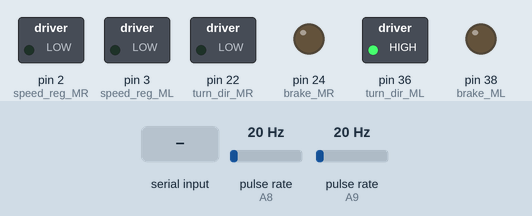
Recording of a sketch running on a simulated Arduino Mega 2560, built with avr-gcc and run on an emulated ATmega2560. Shown: switched loads named in the sketch (green lamp = pin HIGH), output pins drawn as LEDs (lit = HIGH). Wiring (inferred from the names in the program): 2 × pulse sensor: data A8 / data A9. The inputs (shaded band) are chosen by the test bench; at power-on: pulse rate (sensors on A8, A9) 20 Hz. What the sketch prints to the serial monitor is not drawn.

Above: at 1.2 s.
1.3 s: "s 1\n" received over Serial
At 2.5 s:
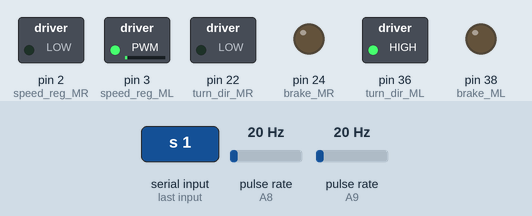
2.8 s: "s\n" received over Serial
At 4.0 s:
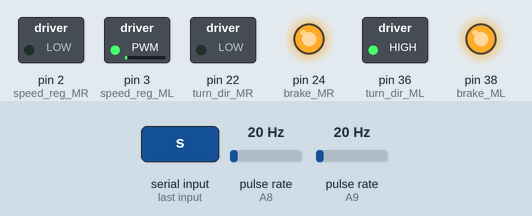
4.3 s: "s 150\n" received over Serial
At 5.1 s:
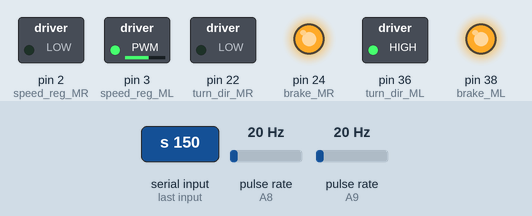
5.8 s: "p\n" received over Serial
At 6.7 s:
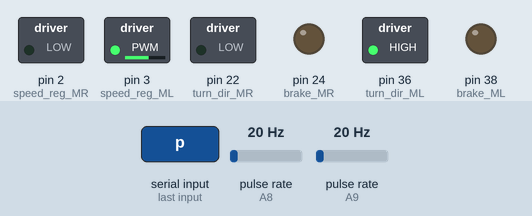
7.3 s: "90 45\n" received over Serial
At 8.5 s:
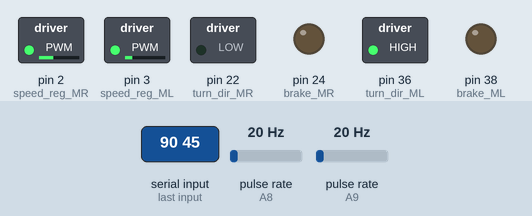
8.8 s: "30 150\n" received over Serial
At 9.8 s:
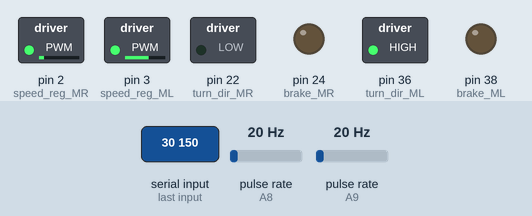
Timing chart, 0 to 11.3 s (numbered marks = the images above; inputs shaded):
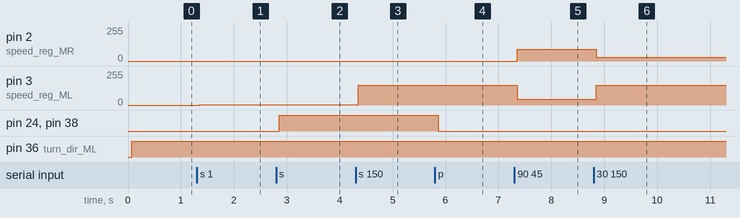

The sketch:

Control_Motors_RV.ino
```cpp
/*
This code was created to prove the function of the motors
*/

#include <PinChangeInterrupt.h> //Library to use PCINT


// DEFINITION OF VARIABLES AND PINS
  //PINS
  //Right motor pins
  #define speed_reg_MR 2    //speed regulation pin (PWM:0-5V) of right motor
  #define turn_dir_MR 22     //direction of rotation pin of right motor
  #define speed_out_MR A9   //speed feeback pin from hall sensors of right motor
  #define brake_MR 24       //brake pin of right motor

  //Left motor pins
  #define speed_reg_ML 3    //speed regulation pin (PWM:0-5V) of left motor
  #define turn_dir_ML 36     //direction of rotation pin of left motor
  #define speed_out_ML A8   //speed feeback pin from hall sensors of right motor
  #define brake_ML 38        //brake pin of right motor


  //VARIABLES FOR READING SERIAL CONSOLE
  String input;

  //VARIABLES FOR CONTROLING MOTORS
  int cmd_w_MR; // angular velocity MR
  int cmd_w_ML; // angurlar velocity ML
  int raw_vel_MR;
  int raw_vel_ML;
  int stop_br;

  //VARIABLES FOR READING VELOCITY
    //For counting pulses
    volatile long pulseCount_MR = 0;
    volatile long pulseCount_ML = 0;


    //Constants for calculing
    const float pi = 3.14159265359;
    const float pulsesPerRevolution_WR = 90; // Number of pulses for each revolution of right wheel 44.7
    const float pulsesPerRevolution_WL = 90; // Number of pulses for each revolution of left wheel

    //angular velocities
    float angularSpeed_WL = 0.0;
    float angularSpeed_WR = 0.0;

    unsigned long lastTime = 0;


////////////////////////////////////////////////////////////////////////////////////////////////////////////////////////////////////////////////////////////////

//FUNCTION FOR CONTROLING RIGHT MOTOR
void control_MR (){

  //Control the breake
  digitalWrite(brake_MR, stop_br);

  //Conditional in order to define the direction of rotation depending the delivered velocity on the serial port
  if (cmd_w_MR >= 0) {
    digitalWrite(turn_dir_MR, LOW);  //Moving wheels foward
  } else{
    digitalWrite(turn_dir_MR, HIGH);   //Moving wheels backward
  }

  analogWrite(speed_reg_MR, abs(cmd_w_MR)); //controling the speed (using PWM 0-255) with the absolute value of the delivered velocity
}
/////////////////////////////////////////////////////////////////////////////////////////////////////////////////////////////////////////////////////////////////

//FUNCTION FOR CONTROLING LEFT MOTOR
void control_ML (){

  //Control the breake
  digitalWrite(brake_ML, stop_br);

  //Conditional in order to define the direction of rotation depending the delivered velocity on the serial port
  if (cmd_w_ML >= 0) {
    digitalWrite(turn_dir_ML, HIGH);  //Moving wheels foward
  } else{
    digitalWrite(turn_dir_ML, LOW);   //Moving wheels backward
  }

  analogWrite(speed_reg_ML, abs(cmd_w_ML)); //controling the speed (using PWM 0-255) with the absolute value of the delivered velocity
}
//////////////////////////////////////////////////////////////////////////////////////////////////////////////////////////////////////////////////////////////////////

//INTERRUPTION FUNCTION FOR COUNTING PULSES
void countPulse_MR(){

  if(cmd_w_MR>=0){
    pulseCount_MR=pulseCount_MR+1;
  }else {
    pulseCount_MR=pulseCount_MR-1;
  }

}

void countPulse_ML(){

  if (cmd_w_ML>=0){
    pulseCount_ML=pulseCount_ML+1;
  }else{
    pulseCount_ML=pulseCount_ML-1;
  }

}
//////////////////////////////////////////////////////////////////////////////////////////////////////////////////////////////////////////////////////////////////////

//FUNCION PARA CALCULAR VELOCIDADES
void calc_vel(){

  unsigned long currentTime = millis();

  // Si ha pasado un segundo, calcular las velocidades angulares
  if (currentTime - lastTime >=125) {

    // Deshabilitar interrupciones temporalmente para leer los contadores de pulsos de manera segura
    noInterrupts();
    long countMR = pulseCount_MR;
    long countML = pulseCount_ML;

    // Reiniciar los contadores de pulsos
    pulseCount_MR = 0;
    pulseCount_ML = 0;
    // Habilitar interrupciones nuevamente
    interrupts();

    // Calcular la velocidad angular del motor right en rad/s
    //float revolutionsMR = 1*((float)countMR / pulsesPerRevolution_WR);
    //angularSpeed_WR = revolutionsMR * 2 * pi; // rad/s

    float rpm_I=(float)countML*(480.0/pulsesPerRevolution_WL);// rpm
		float rpm_D=(float)countMR*(480.0/pulsesPerRevolution_WR);// rpm

		float radS_I= rpm_I*pi/30;
		float radS_D= rpm_D*pi/30;

    // Calcular la velocidad angular del motor 2 en rad/s
    //float revolutionsML = 1*((float)countML / pulsesPerRevolution_WL);
    //angularSpeed_WL = revolutionsML * 2 * pi; // rad/s

    // Actualizar el tiempo
    lastTime = currentTime;

    //Mostrar las velocidades angulares en el monitor serie
    Serial.print("Velocidad angular motor MR: ");
    Serial.print(rpm_D);
    Serial.println(" rpm");

    Serial.print("Velocidad angular motor ML: ");
    Serial.print(rpm_I);
    Serial.println(" rpm");
  }
}
//////////////////////////////////////////////////////////////////////////////////////////////////////////////////////////////////////////////////////////////////////

void setup() {


  //Pin mode of pin's motors
  //Right Motor
  pinMode(speed_reg_MR, OUTPUT);
  pinMode(turn_dir_MR, OUTPUT);
  pinMode(speed_out_MR, INPUT);
  pinMode(brake_MR, OUTPUT);

  //Left Motor
  pinMode(speed_reg_ML, OUTPUT);
  pinMode(turn_dir_ML, OUTPUT);
  pinMode(speed_out_ML, INPUT);
  pinMode(brake_ML, OUTPUT);

  //Inicializing all variables at 0
  cmd_w_MR=0;
  cmd_w_ML=0;
  stop_br=0;

  //Inicializing all brakes OFF
  digitalWrite(brake_MR, LOW);
  digitalWrite(brake_ML, LOW);

  //Start serial comunication
  Serial.begin(9600);
  Serial.println("Ingrese dos números enteros separados por un espacio (VelocidadMotorD VelocidadMotorI) o (s/p) para activar y desactivar el brake:");


  // Configurar interrupciones externas
  //attachInterrupt(digitalPinToInterrupt(speed_out_MR), countPulse_MR, CHANGE); // Interrupción en flanco de subida
  //attachInterrupt(digitalPinToInterrupt(speed_out_ML), countPulse_ML, CHANGE); // Interrupción en flanco de subida

  // Configurar interrupciones PCINT
  attachPCINT(digitalPinToPCINT(speed_out_MR), countPulse_MR, CHANGE); // Interrupción en flanco de subida
  attachPCINT(digitalPinToPCINT(speed_out_ML), countPulse_ML, CHANGE); // Interrupción en flanco de subida

}

void loop() {

  //CONTROL VELOCITY WITH THE SERIAL PORT
  if (Serial.available() > 0)
  {
    input=Serial.readStringUntil('\n'); //Reading the serial port and saving it in the input variable
    int spaceIndex = input.indexOf(' ');  //Detecting the separator (in this case: a space) returning the index where it is located, this value is save a variable name spaceIndex

    if (spaceIndex != -1) { //if it is a space detected, it would extract the numbers
      // Extracting the first number (before the separator(space))
      String velRString = input.substring(0, spaceIndex);
      // Extracting the second number (after the separator(space))
      String velLString = input.substring(spaceIndex + 1);

      // Convert the strings to ints
      cmd_w_MR = velRString.toInt();
      cmd_w_ML= velLString.toInt();

      }
      else if (input == "s"){ //if there no any space but the input has a value of "s" it would activade the brake

        stop_br=1;
        Serial.println("BRAKE ON");

      }else if (input == "p"){ //if there no any space nor an "s" but the input has a value of "p" it would desactivate the brake

        stop_br=0;
        Serial.println("BRAKE OFF");
      }
      else { //if there no any space, nor an "s" and "p" it would print an error
      Serial.println("Error: Por favor ingrese dos números separados por un espacio o (s/p)");
      }

      // Imprime los valores leídos para verificar
      Serial.print("Velocidad asignada a Motor Derecho: ");
      Serial.println(cmd_w_MR);
      Serial.print("Velocidad Asignada a Motor Izquierdo: ");
      Serial.println(cmd_w_ML);
  }


  //Calling the function to control each motor
  control_ML();
  control_MR();

  calc_vel();


  //Reading the pulse of the motors from their halls sensors
  raw_vel_MR=digitalRead(speed_out_MR);
  raw_vel_ML=digitalRead(speed_out_ML);

  //Showing the velocity values of each motor
  /*Serial.print("Vel_MR:");
  Serial.print(raw_vel_MR);
  Serial.print(",");
  Serial.print("Vel_ML:");
  Serial.println(raw_vel_ML); */


}
```

Measured:
- after the input at 1.3 s, pin 3 (speed_reg_ML): 0/255 → 1/255 after 0.05 s
- after the input at 2.8 s, pin 24 (brake_MR), pin 38 (brake_ML): LOW → HIGH after 0.06 s
- after the input at 4.3 s, pin 3 (speed_reg_ML): 1/255 → 150/255 after 0.05 s
- after the input at 5.8 s, pin 24 (brake_MR), pin 38 (brake_ML): HIGH → LOW after 0.06 s
- after the input at 7.3 s, pin 2 (speed_reg_MR): 0/255 → 90/255 after 0.05 s; pin 3 (speed_reg_ML): 150/255 → 45/255 after 0.05 s
- after the input at 8.8 s, pin 2 (speed_reg_MR): 90/255 → 30/255 after 0.05 s; pin 3 (speed_reg_ML): 45/255 → 150/255 after 0.05 s
